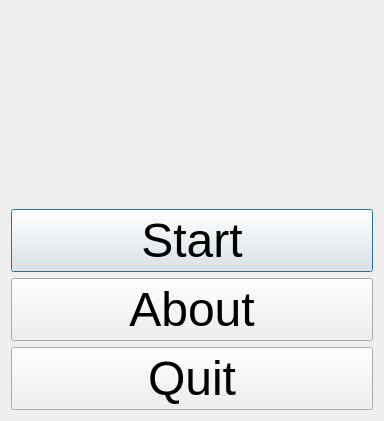
<?xml version="1.0" encoding="UTF-8"?>
<ui version="4.0">
 <class>QtStateObserverMenuDialog</class>
 <widget class="QDialog" name="QtStateObserverMenuDialog">
  <property name="geometry">
   <rect>
    <x>0</x>
    <y>0</y>
    <width>384</width>
    <height>421</height>
   </rect>
  </property>
  <property name="font">
   <font>
    <pointsize>36</pointsize>
   </font>
  </property>
  <property name="windowTitle">
   <string>StateObserver</string>
  </property>
  <layout class="QVBoxLayout" name="verticalLayout">
   <item>
    <widget class="QLabel" name="image">
     <property name="text">
      <string/>
     </property>
     <property name="pixmap">
      <pixmap resource="ToolStateObserver.qrc">:/images/ToolStateObserverWelcome.png</pixmap>
     </property>
     <property name="alignment">
      <set>Qt::AlignCenter</set>
     </property>
    </widget>
   </item>
   <item>
    <widget class="QPushButton" name="button_start">
     <property name="text">
      <string>Start</string>
     </property>
    </widget>
   </item>
   <item>
    <widget class="QPushButton" name="button_about">
     <property name="text">
      <string>About</string>
     </property>
    </widget>
   </item>
   <item>
    <widget class="QPushButton" name="button_quit">
     <property name="text">
      <string>Quit</string>
     </property>
    </widget>
   </item>
  </layout>
 </widget>
 <resources>
  <include location="ToolStateObserver.qrc"/>
 </resources>
 <connections/>
</ui>
